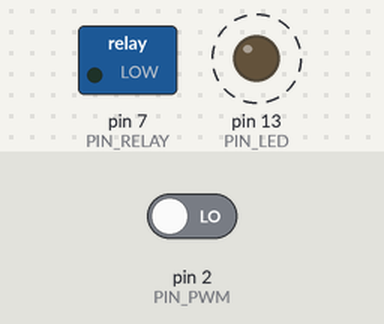
Simulated run of this sketch. Board: Arduino Nano, built with avr-gcc and run on an emulated ATmega328P. Shown: switched loads named in the sketch (green lamp = pin HIGH), output pins drawn as LEDs (lit = HIGH). Dashed ring = blinking. Inputs (shaded band) come from the test bench; at power-on: pin 2 (PIN_PWM) LOW.

Above: at 0.05 s.
Timing chart, 0 to 3.0 s (numbered marks = the images above):
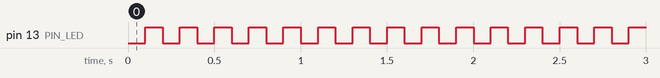

The sketch:

estop_receiver.ino
```cpp
// Wireless e-stop receiver: fail-safe watchdog between an RC receiver and the e-stop loop relay.
//
// Hardware: Arduino Nano (ATmega328P) or Pro Mini 5 V.
//   D2  <- PWM signal from a dedicated ELRS PWM receiver channel (the "RUN" switch on the transmitter)
//   D7  -> relay module input (active HIGH). The relay's NO contact is in series with the NC e-stop loop.
//   D13 -> onboard LED: solid = RUN, fast blink = stopped (no valid signal), slow blink = stopped (switch off)
//
// The relay is energised ONLY while valid pulses keep arriving AND the RUN switch is high.
// Anything else (transmitter off, out of range, receiver unplugged, broken wire, switch off,
// firmware hang) drops the relay and opens the e-stop loop.
//
// Receiver failsafe must be set to "No Pulses" (ELRS Lua -> Failsafe). This code also rejects
// stale signals on its own, but "No Pulses" makes the failure obvious.

#include <avr/wdt.h>

const uint8_t PIN_PWM = 2;     // INT0
const uint8_t PIN_RELAY = 7;
const uint8_t PIN_LED = 13;

const uint16_t PULSE_MIN_US = 900;    // outside this window = invalid
const uint16_t PULSE_MAX_US = 2100;
const uint16_t RUN_THRESHOLD_US = 1700;  // switch "up" ~2000 us
const uint32_t SIGNAL_TIMEOUT_MS = 100;  // RC frames arrive every ~20 ms; 5 missed frames = stop
const uint8_t RUN_CONFIRM_PULSES = 10;   // require ~0.2 s of steady RUN before closing the relay

volatile uint32_t riseMicros = 0;
volatile uint16_t lastPulseUs = 0;
volatile uint32_t lastPulseMillis = 0;
volatile bool newPulse = false;

void onEdge() {
  uint32_t now = micros();
  if (digitalRead(PIN_PWM)) {
    riseMicros = now;
  } else {
    lastPulseUs = (uint16_t)(now - riseMicros);
    lastPulseMillis = millis();
    newPulse = true;
  }
}

void setup() {
  MCUSR = 0;
  wdt_disable();
  // Relay OFF before anything else: the pin defaults to input (relay off) through reset.
  digitalWrite(PIN_RELAY, LOW);
  pinMode(PIN_RELAY, OUTPUT);
  pinMode(PIN_LED, OUTPUT);
  pinMode(PIN_PWM, INPUT);
  attachInterrupt(digitalPinToInterrupt(PIN_PWM), onEdge, CHANGE);
  wdt_enable(WDTO_250MS);  // a hung loop resets the MCU, which drops the relay
}

void loop() {
  static uint8_t runCount = 0;
  static bool run = false;

  noInterrupts();
  uint16_t pulse = lastPulseUs;
  uint32_t pulseAge = millis() - lastPulseMillis;
  bool fresh = newPulse;
  newPulse = false;
  interrupts();

  bool valid = pulseAge < SIGNAL_TIMEOUT_MS && pulse >= PULSE_MIN_US && pulse <= PULSE_MAX_US;
  bool runRequested = valid && pulse >= RUN_THRESHOLD_US;

  if (!runRequested) {
    runCount = 0;
    run = false;
  } else if (fresh && runCount < RUN_CONFIRM_PULSES) {
    runCount++;
  }
  if (runCount >= RUN_CONFIRM_PULSES) {
    run = true;
  }

  digitalWrite(PIN_RELAY, run ? HIGH : LOW);

  // LED status.
  uint32_t t = millis();
  if (run) {
    digitalWrite(PIN_LED, HIGH);
  } else if (!valid) {
    digitalWrite(PIN_LED, (t / 100) % 2);
  } else {
    digitalWrite(PIN_LED, (t / 500) % 2);
  }

  wdt_reset();
}
```

Measured:
- by itself, pin 13 (PIN_LED): alternates HIGH for 0.10 s and LOW for 0.10 s
